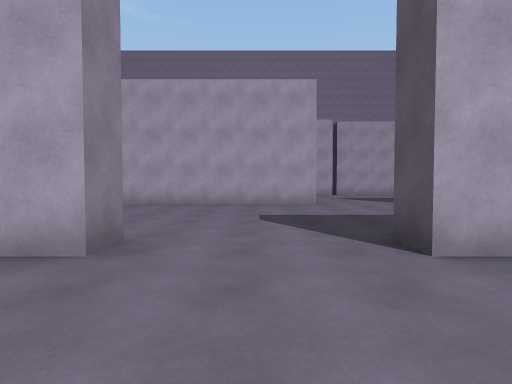
[1] (above)

24 first-person views from a walk through a 3-D level made in the Unity game engine. The camera is 1.3 m above the floor, tilts 2° down and sees 80° across. The floor is counted in squares, 2 m on a side. Each view is taken from the middle of a square. On the plan, view 1 faces up. The plan holds only what a view shows up to about 10 squares ahead; the rest is blank. The place goes on beyond the plan.

[2]
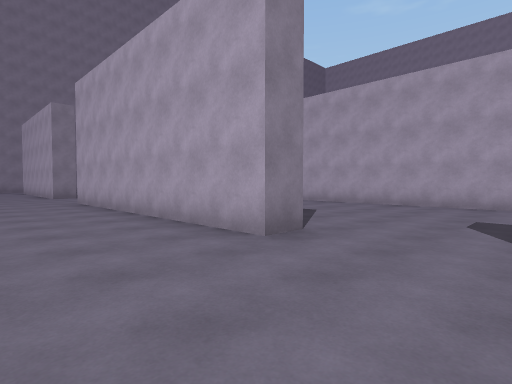

[3]
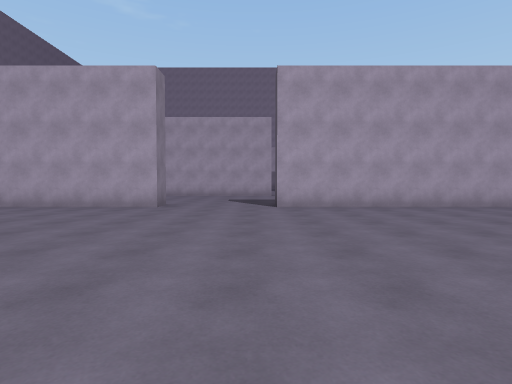

[4]
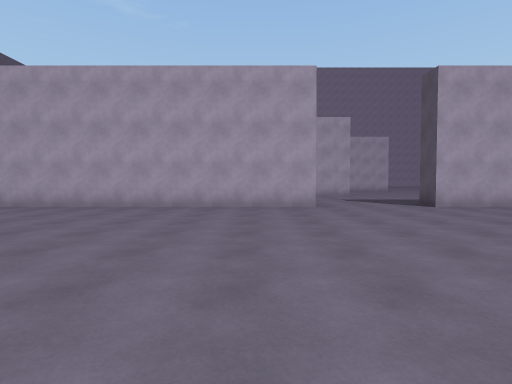

[5]
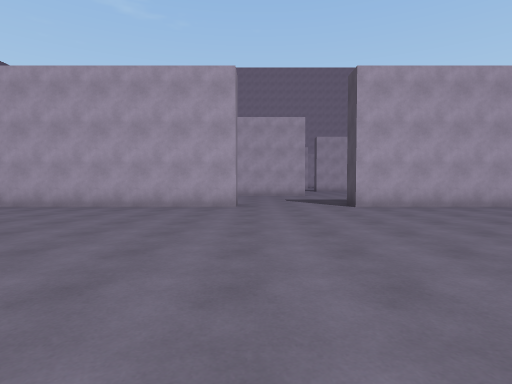

[6]
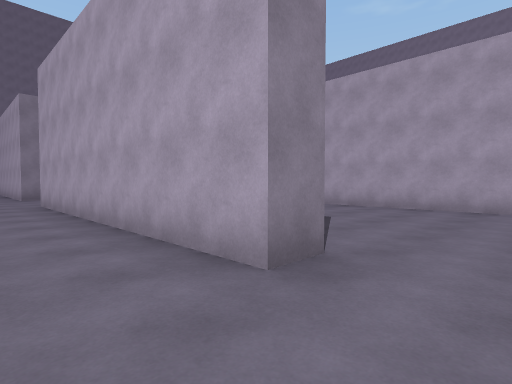

[7]
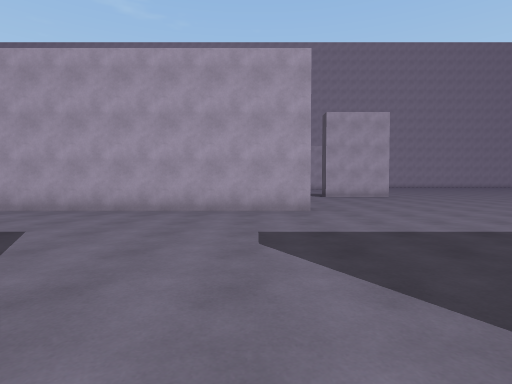

[8]
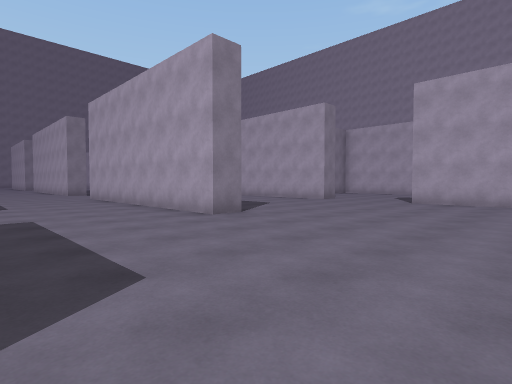

[9]
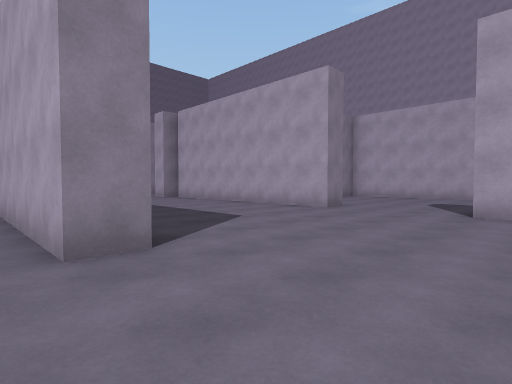

[10]
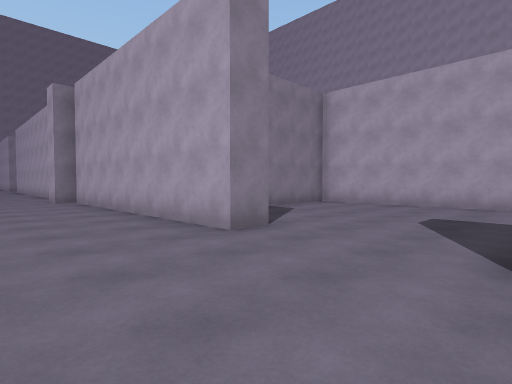

[11]
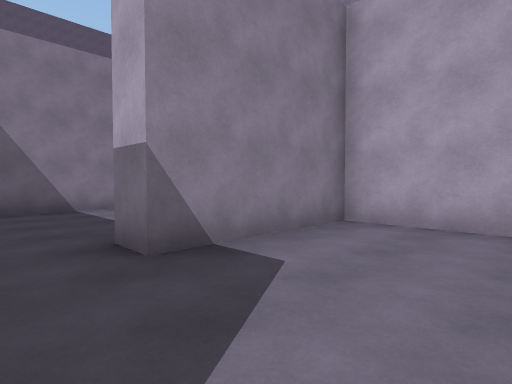

[12]
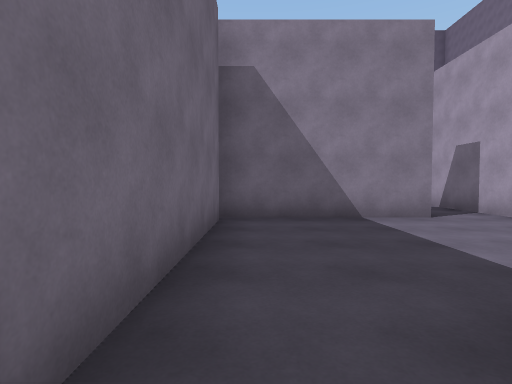

[13]
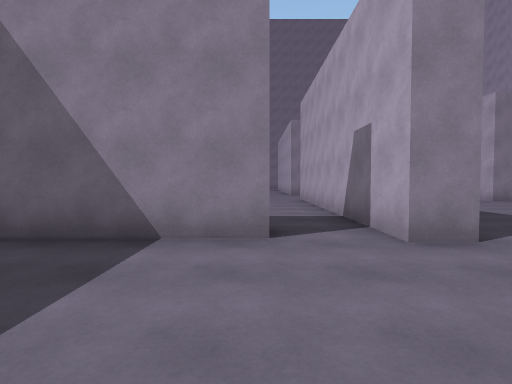

[14]
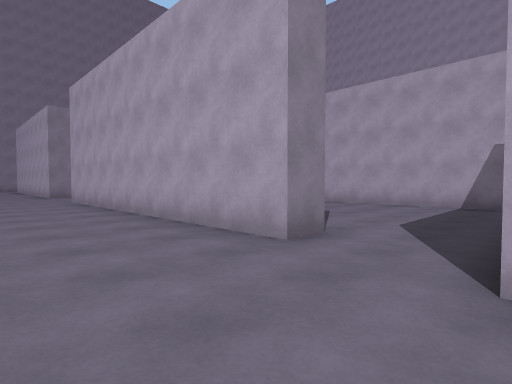

[15]
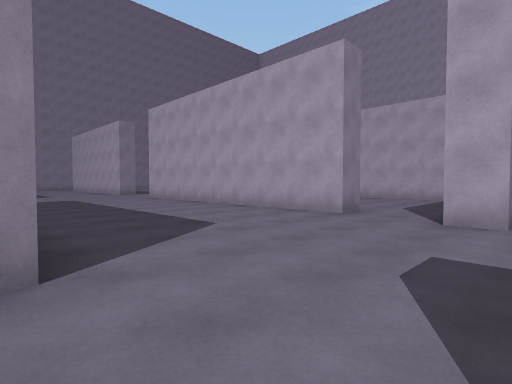

[16]
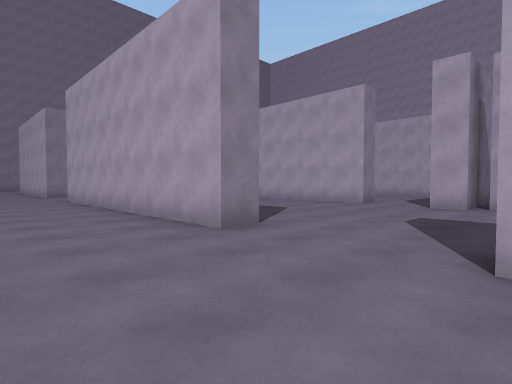

[17]
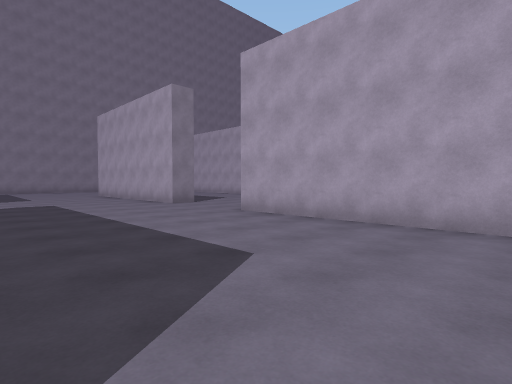

[18]
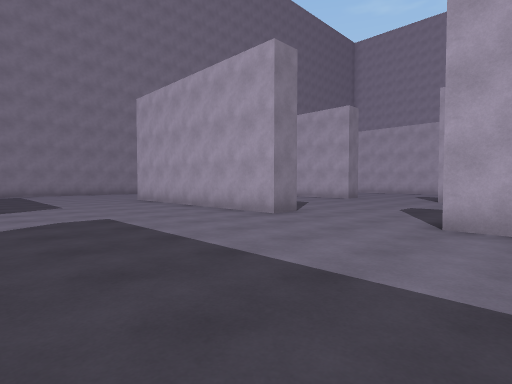

[19]
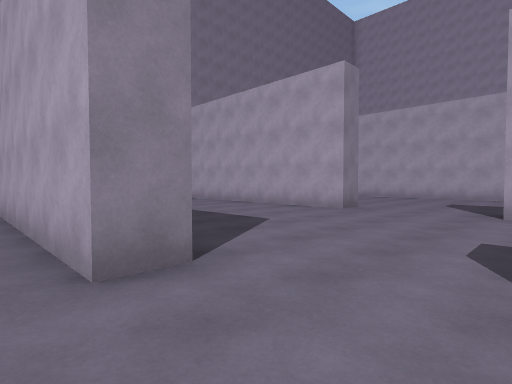

[20]
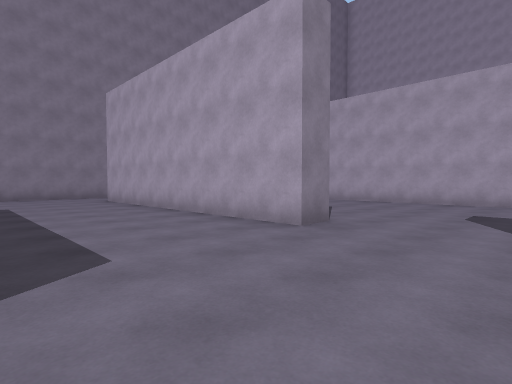

[21]
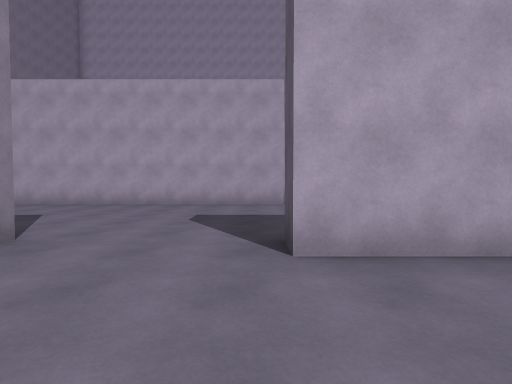

[22]
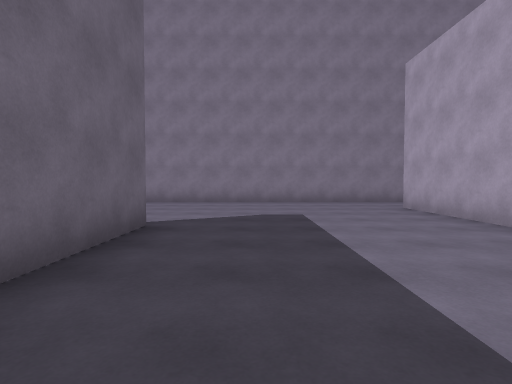

[23]
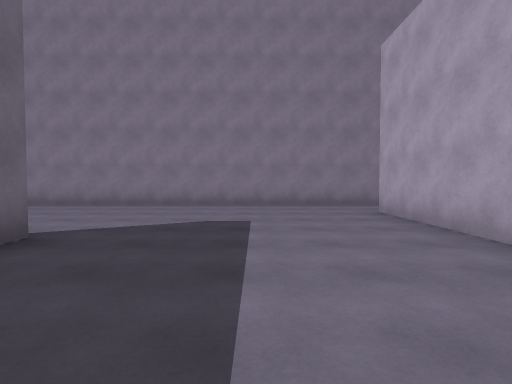

[24]
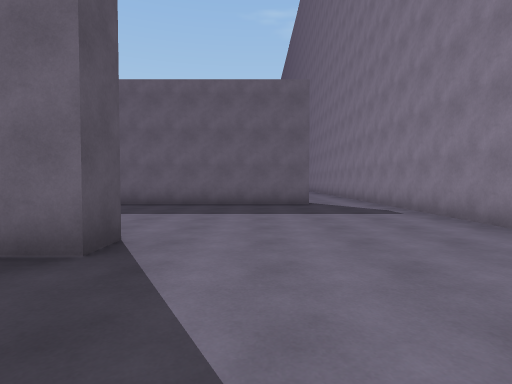

### Floor plan
Points are (right, up) in squares from view 1. A wall is a line through its corners. A room is listed if a view was taken in it or the views show most of it. See-through windows are left out.
Room 1 (views 1, 2, 3, 4, 5, 6, 7, 8, 9, 10, 11, 12, 14, 15, 16, 17, 18, 19, 20, 21, 22, 23, 24)
walls: (-1.5, 3.4) (-1.5, 2.6) (-9.1, 2.6); (1.7, 9.5) (1.7, 8.6) (-6.1, 8.6); (-9.1, 9.5) (-9.1, 8.6) (-14.6, 8.6); (0.9, 15.4) (0.9, 14.6) (-7.7, 14.6) (-7.7, 15.4); (3.5, 14.2) (2.8, 14.2); (9.5, 3.5) (9.5, 2.6) (1.5, 2.6) (1.5, 3.4); (-10.7, 15.5) (-10.7, 14.6) (-18.5, 14.6); (-15.5, 8.6) (-15.5, 9.4) (-12.9, 9.4); (2.6, 20.6) (-3, 20.6); (12.2, 9.5) (12.2, 8.6) (4.6, 8.6); (-7.1, 20.6) (-14.9, 20.6); (10.9, 15.4) (10.9, 14.6) (3.8, 14.6); (-18.5, 3.4) (-13.1, 3.4); (16.5, 2.6) (12.5, 2.6) (12.5, 3.4); (16.2, 14.6) (13.9, 14.6); (13.2, 20.6) (8.5, 20.6) (8.5, 17.2); (-20.5, 15.6) (-20.5, 2)
ways out: opening at (3, 20) to room 2; opening at (8, 16.5) to room 2
Room 2 (view 13)
walls: (8.5, 17.2) (7.6, 17.2); (3.5, 19.2) (3.5, 14.2); (3.9, 15.4) (8.4, 15.4); (3.8, 21.5) (3.8, 20.6) (2.6, 20.6)
ways out: opening at (3, 20) to room 1; opening at (8, 16.5) to room 1

Where each view was taken, in squares from view 1:
view 1: 0 up, 0 right, facing up
view 2: 0 up, 1 right, facing up-left
view 3: 5 down, 1 right, facing up
view 4: 5 down, 8 right, facing up
view 5: 5 down, 10 right, facing up
view 6: 1 up, 11 right, facing up-left
view 7: 2 up, 11 right, facing up
view 8: 5 up, 17 right, facing up-left
view 9: 8 up, 15 right, facing up-left
view 10: 12 up, 14 right, facing up-left
view 11: 16 up, 11 right, facing up-left
view 12: 16 up, 9 right, facing left
view 13: 19 up, 7 right, facing left
view 14: 12 up, 3 right, facing up-left
view 15: 9 up, 4 right, facing up-left
view 16: 6 up, 5 right, facing up-left
view 17: 4 up, 1 left, facing up-left
view 18: 4 up, 5 left, facing up-left
view 19: 8 up, 7 left, facing up-left
view 20: 11 up, 8 left, facing up-left
view 21: 12 up, 8 left, facing up
view 22: 11 up, 11 left, facing left
view 23: 12 up, 12 left, facing left
view 24: 12 up, 17 left, facing down
